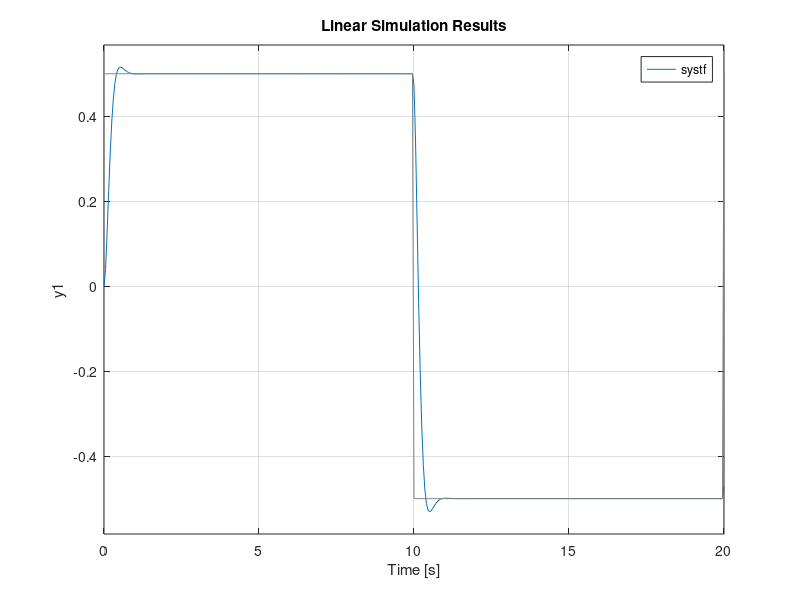

This chart was generated by the following MATLAB code: (Note: this script raises an error after producing the figure.)
clear
clc
close all

kg = 33.3;
km = .0401;
rm = 19.2;
j1 = .0005;
j2 = .2*.2794^2;
j3 = .0015;
j = j1+j2+j3;
kptest = 20;
kdtest = 2;
Wn = sqrt((kptest.*kg*km)/(j*rm));
b= (kg^2 * km^2 + kdtest.*kg*km)/(j*rm);

num = (Wn).^2;
den = [1 b Wn.^2];
systf = tf(num, den);

t = 0:0.05:20;

freq=1/20;
offset=0;
amp=.5;
duty=50;
sq_wav=offset+amp*square(2*pi*freq.*t,duty);

lsim(systf,sq_wav,t);
grid on;
yline(.6, 'r');
yline(.525, 'g');
yline(.475, 'g');
yline(-.525, 'g');
yline(-.475, 'g')
xline(1);
xline(11);